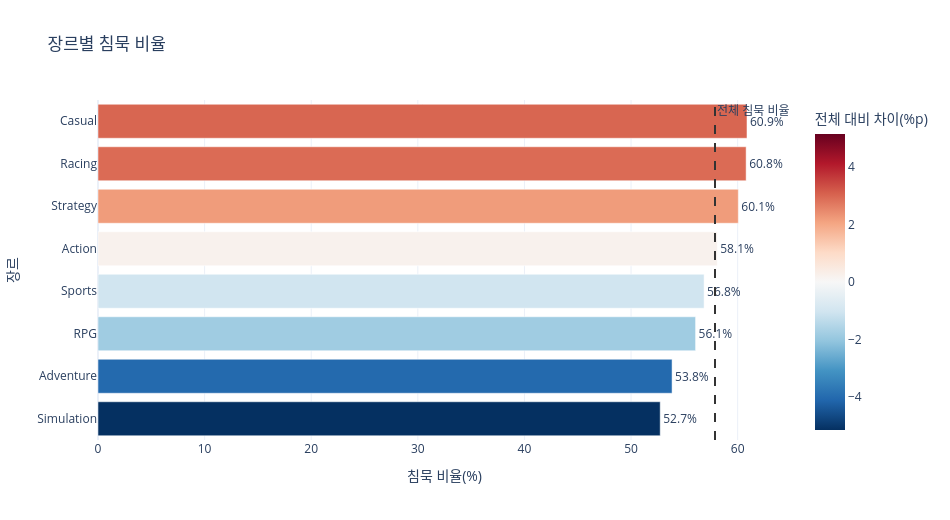

Source (notebook cell):
### Code cell
plot_genre = genre_risk.sort_values('silence_rate', ascending=True)

fig = px.bar(
    plot_genre,
    x='silence_rate',
    y='genre',
    orientation='h',
    color='lift',
    color_continuous_scale='Reds',
    title='장르별 침묵 비율과 침묵 Lift',
    labels={'genre': '장르', 'silence_rate': '침묵 비율(%)', 'lift': '침묵 Lift'},
    hover_data={'total_games': True, 'silence_games': True, 'response_games': True, 'response_rate': ':.1f'}
)
fig.update_layout(template='plotly_white', width=900, height=500, coloraxis_showscale=False)
fig.show()

### Figure 1 — Plotly figure (JSON) as saved in the notebook; plotly's stock layout.template omitted (floating-point values rounded to 4 significant figures)
{"data": [{"customdata": [[2359.0, 1244.0, 0.9112], [5356.0, 2884.0, 0.9304], [2057.0, 1153.0, 0.9685], [438.0, 249.0, 0.9823], [5282.0, 3068.0, 1.004], [2366.0, 1421.0, 1.038], [454.0, 276.0, 1.05], [5955.0, 3625.0, 1.052]], "hovertemplate": "침묵 비율(%)=%{text}<br>장르=%{y}<br>game_count=%{customdata[0]:,}<br>silence_games=%{customdata[1]:,}<br>lift=%{customdata[2]:.2f}<br>전체 대비 차이(%p)=%{marker.color}<extra></extra>", "legendgroup": "", "marker": {"color": [-5.139, -4.027, -1.821, -1.024, 0.211, 2.186, 2.92, 3.0], "coloraxis": "coloraxis", "pattern": {"shape": ""}}, "name": "", "orientation": "h", "showlegend": false, "text": [52.73, 53.85, 56.05, 56.85, 58.08, 60.06, 60.79, 60.87], "textposition": "outside", "texttemplate": "%{text:.1f}%", "type": "bar", "x": [52.73, 53.85, 56.05, 56.85, 58.08, 60.06, 60.79, 60.87], "xaxis": "x", "y": ["Simulation", "Adventure", "RPG", "Sports", "Action", "Strategy", "Racing", "Casual"], "yaxis": "y"}], "layout": {"annotations": [{"showarrow": false, "text": "전체 침묵 비율", "x": 57.87, "xanchor": "left", "xref": "x", "y": 1, "yanchor": "top", "yref": "y domain"}], "barmode": "relative", "coloraxis": {"cmid": 0, "colorbar": {"title": {"text": "전체 대비 차이(%p)"}}, "colorscale": [[0, "rgb(5,48,97)"], [0.1, "rgb(33,102,172)"], [0.2, "rgb(67,147,195)"], [0.3, "rgb(146,197,222)"], [0.4, "rgb(209,229,240)"], [0.5, "rgb(247,247,247)"], [0.6, "rgb(253,219,199)"], [0.7, "rgb(244,165,130)"], [0.8, "rgb(214,96,77)"], [0.9, "rgb(178,24,43)"], [1, "rgb(103,0,31)"]]}, "height": 520, "legend": {"tracegroupgap": 0}, "shapes": [{"line": {"color": "#333333", "dash": "dash"}, "type": "line", "x0": 57.87, "x1": 57.87, "xref": "x", "y0": 0, "y1": 1, "yref": "y domain"}], "title": {"text": "장르별 침묵 비율"}, "width": 950, "xaxis": {"anchor": "y", "domain": [0, 1], "title": {"text": "침묵 비율(%)"}}, "yaxis": {"anchor": "x", "domain": [0, 1], "title": {"text": "장르"}}}}
